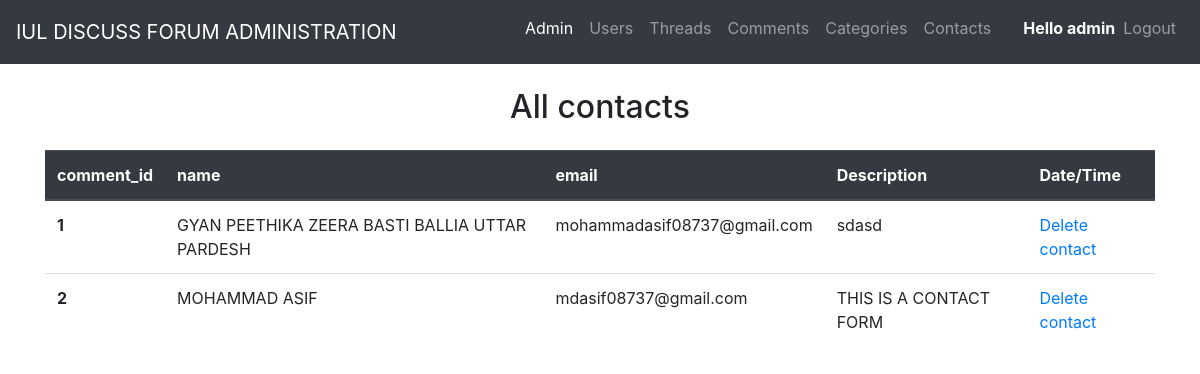
The page /admin/contact.php (signed in) on the database its author committed.
### tables this page shows
CREATE TABLE `contact` (
  `sno` int(255) NOT NULL,
  `name` varchar(255) NOT NULL,
  `email` varchar(255) NOT NULL,
  `description` text NOT NULL,
  `datetime` datetime NOT NULL DEFAULT current_timestamp()
);

### admin/contact.php (the view, shortened to what this page needs)
<?php
 include 'layout.php';
?>
<div class="container mx-auto my-4">
    <h2 class="text-center my-4">All contacts</h2>
    <table class="table">
        <thead class="thead-dark">
            <tr>
                <th scope="col">comment_id</th>
                <th scope="col">name</th>
                <th scope="col">email</th>
                <th scope="col">Description</th>
                <th scope="col">Date/Time</th>
            </tr>
        </thead>
        <tbody>
        <?php
       include 'db_connect.php';
       $sql = "SELECT * FROM `contact`";
       $result = mysqli_query($conn,$sql);
       if($num = mysqli_num_rows($result) > 0){
           while($row = mysqli_fetch_assoc($result)){
           echo '<tr>
                    <th scope="row">'.$row["sno"].'</th>
                    <td>'.$row["name"].'</td>
                    <td>'.$row["email"].'</td>
                    <td>'.$row["description"].'</td>
                    <td><a href="delete_contact.php?contact_id='.$row['sno'].'"> Delete contact</a></td>
                </tr>';
           }
        }
        ?>
        </tbody>
    </table>
</div>

### rows shown on the page
contact: sno "1", name "GYAN PEETHIKA ZEERA BASTI BALLIA UTTAR PARDESH", email "mohammadasif08737@gmail.com", description "sdasd"
contact: sno "2", name "MOHAMMAD ASIF", email "mdasif08737@gmail.com", description "THIS IS A CONTACT FORM"

### other values the page prints
$_SESSION['admin_username'] "admin"
